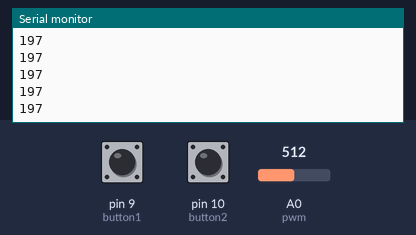
Bench run of a program on a simulated Arduino Uno, built with avr-gcc and run on an emulated ATmega328P. Parts: the last lines printed to the serial monitor. The inputs (shaded band) are chosen by the test bench; at power-on: pin 9 (button1) LOW, A0 (pwm) = 512, pin 10 (button2) LOW.

Above: at 1.2 s.
1.3 s: pin 9 (button1) pulled HIGH for 0.15 s
2.9 s: A0 (pwm) set to 716
At 3.5 s:
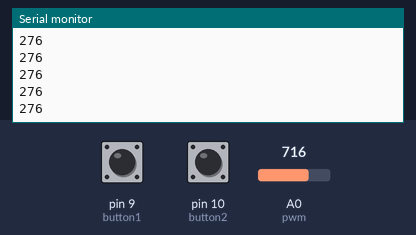
4.4 s: pin 10 (button2) pulled HIGH for 0.15 s
6.0 s: A0 (pwm) set to 900
At 7.0 s:
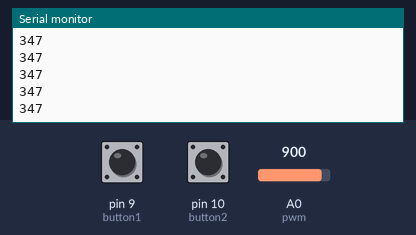
7.5 s: pin 9 (button1) pulled HIGH for 1 s
10.0 s: pin 10 (button2) pulled HIGH for 1 s
Timing chart, 0 to 13.0 s (numbered marks = the images above; inputs shaded):
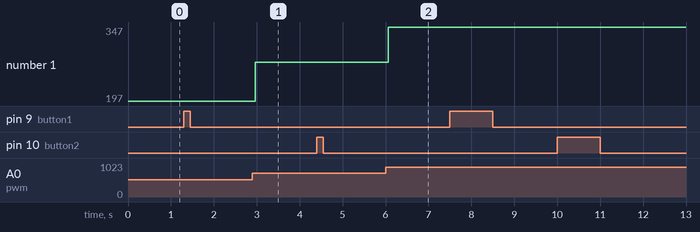

The program:

main.cpp
```cpp
#include <Arduino.h>

// put function declarations here:
const int pwm = A0;
const int button1 = 9;
const int button2 = 10;

unsigned long lastDebounceTime1 = 0;
unsigned long lastDebounceTime2 = 0;
unsigned long debounceDelay = 50; // the debounce time; increase if the output flickers

int buttonState1 = LOW;
int lastButtonState1 = LOW;

int buttonState2 = LOW;
int lastButtonState2 = LOW;

int potentioVal;

void setup() {
  Serial.begin(9600);
  Serial.println("begin");
  pinMode(pwm, INPUT);
  pinMode(button1, INPUT);
  pinMode(button2, INPUT);
}

void debounceButton(int buttonPin, int &buttonState, int &lastButtonState, unsigned long &lastDebounceTime) {
  int reading = digitalRead(buttonPin);

  if (reading != lastButtonState) {
    lastDebounceTime = millis();
  }

  if ((millis() - lastDebounceTime) > debounceDelay) {
    if (reading != buttonState) {
      buttonState = reading;
      if (buttonState == HIGH) {
        Serial.print("Button ");
        Serial.print(buttonPin);
        Serial.println(" pressed");
      }
    }
  }

  lastButtonState = reading;
}

void potentioPWM(){
  potentioVal=analogRead(pwm);
  int potentioValMap;
  potentioValMap=map(potentioVal,0,660,0,255);
  Serial.println(potentioValMap);


}

void loop() {
  debounceButton(button1, buttonState1, lastButtonState1, lastDebounceTime1);
  debounceButton(button2, buttonState2, lastButtonState2, lastDebounceTime2);
  potentioPWM();
}
```

Measured:
- after the input at 2.9 s, the serial monitor: prints a new line after 0.07 s (image 1)
- after the input at 6.0 s, the serial monitor: prints a new line after 0.07 s (image 2)
- plotted number 1: 197 → 276 after the input at 2.9 s, 276 → 347 after the input at 6.0 s
